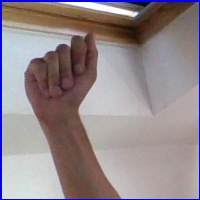
#> input picture input/asl_alphabet_train/A/A1496.jpg, 200 x 200 px, found by its file name; its folder holds only this picture in this run
$ jupyter execute --allow-errors Data_get.ipynb
#> lines starting #> are read from the running program, lines starting #| are printed output that depends on the picture
[cell 1]
import numpy as np
import matplotlib.pyplot as plt
import os
import cv2
from tqdm import tqdm

DATADIR = "C:/Users/apoor/CNN/input/asl_alphabet_train"

CATEGORIES = ["A", "B", "C", "D","del", "E", "F", "G", "H", "I", "J", "K", "L", "M", "N", "nothing", "O", "P", "Q", "R", "S", "space", "T", "U", "V", "W", "X", "Y", "Z"]

[cell 2]
for category in CATEGORIES:  # do dogs and cats
    path = os.path.join(DATADIR,category)  # create path to dogs and cats
    for img in os.listdir(path):  # iterate over each image per dogs and cats
        img_array = cv2.imread(os.path.join(path,img) ,cv2.IMREAD_GRAYSCALE)  # convert to array
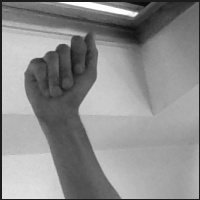
#> img_array: shape (200, 200); min 7, max 255, mean 140.6
        plt.imshow(img_array, cmap='gray')  # graph it
        plt.show()  # display!

        break  # we just want one for now so break
    break

[cell 3]
print(img_array)
#> (printed output is left out)

[cell 4]
print(img_array.shape)
#| (200, 200)

[cell 5]
IMG_SIZE = 150

new_array = cv2.resize(img_array, (IMG_SIZE, IMG_SIZE))
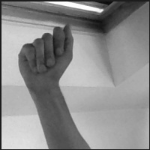
#> new_array: shape (150, 150); min 11, max 255, mean 140.4
plt.imshow(new_array, cmap='gray')
plt.show()

[cell 6]
training_data = []

def create_training_data():
    for category in CATEGORIES:  # do dogs and cats

        path = os.path.join(DATADIR,category)  # create path to dogs and cats
        class_num = CATEGORIES.index(category)  # get the classification  (0 or a 1). 0=dog 1=cat

        for img in tqdm(os.listdir(path)):  # iterate over each image per dogs and cats
            try:
                img_array = cv2.imread(os.path.join(path,img) ,cv2.IMREAD_GRAYSCALE)  # convert to array
                new_array = cv2.resize(img_array, (IMG_SIZE, IMG_SIZE))  # resize to normalize data size
                training_data.append([new_array, class_num])  # add this to our training_data
            except Exception as e:  # in the interest in keeping the output clean...
                pass
#> pass 2 of the loop in create_training_data, `for category in CATEGORIES:`:
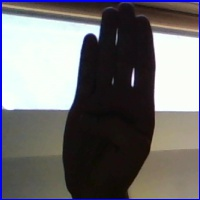
#> input picture input/asl_alphabet_train/B/B2687.jpg, 200 x 200 px, found by its file name
#> in create_training_data, `new_array = cv2.resize(img_array, (IMG_SIZE, IMG_SIZE))`:
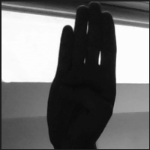
#> new_array: shape (150, 150); min 9, max 255, mean 111.4
            # [4 lines of commented-out code are left out]

#> (the rest of this cell did not finish here and is left out)

[cell 7]
import random

random.shuffle(training_data)

[cell 8]
for sample in training_data[:10]:
    print(sample[1])
#> this loop made 2 passes
#| 0
#| 1

[cell 9]
X = []
y = []

for features,label in training_data:
    X.append(features)
    y.append(label)
#> this loop made 2 passes
#> label on passes 1 to 2: 0, 1
#> after the loop, X = 2 items; y = [0, 1]

print(X[0].reshape(-1, IMG_SIZE, IMG_SIZE, 1))
#> (printed output is left out)

X = np.array(X).reshape(-1, IMG_SIZE, IMG_SIZE, 1)

[cell 10]
import pickle

pickle_out = open("X.pickle","wb")
pickle.dump(X, pickle_out)
pickle_out.close()

pickle_out = open("y.pickle","wb")
pickle.dump(y, pickle_out)
pickle_out.close()

pickle_out = open("train.pickle","wb")
pickle.dump(training_data, pickle_out)
pickle_out.close()

[cell 11]
DATADIR = "C:/Users/apoor/CNN/input/asl_alphabet_test"

CATEGORIES = ["A", "B", "C", "D","del", "E", "F", "G", "H", "I", "J", "K", "L", "M", "N", "nothing", "O", "P", "Q", "R", "S", "space", "T", "U", "V", "W", "X", "Y", "Z"]
IMG_SIZE = 50

testing_data = []

def create_testing_data():
    for category in CATEGORIES:  # do dogs and cats

        path = os.path.join(DATADIR,category)  # create path to dogs and cats
        class_num = CATEGORIES.index(category)  # get the classification  (0 or a 1). 0=dog 1=cat

        for img in tqdm(os.listdir(path)):  # iterate over each image per dogs and cats
            try:
                img_array1 = cv2.imread(os.path.join(path,img) ,cv2.IMREAD_GRAYSCALE)  # convert to array
                new_array1 = cv2.resize(img_array1, (IMG_SIZE, IMG_SIZE))  # resize to normalize data size
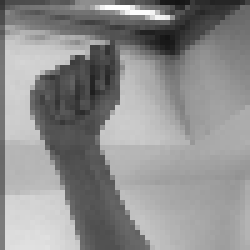
#> new_array1: shape (50, 50) (shown 5 times larger); min 20, max 253, mean 142.1
                testing_data.append([new_array1, class_num])  # add this to our training_data
            except Exception as e:  # in the interest in keeping the output clean...
                pass
#> pass 2 of the loop in create_testing_data, `for category in CATEGORIES:`:
#> in create_testing_data, `new_array1 = cv2.resize(img_array1, (IMG_SIZE, IMG_SIZE))`:
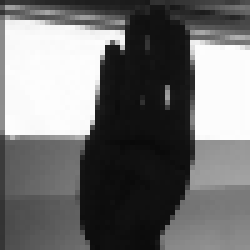
#> new_array1: shape (50, 50) (shown 5 times larger); min 9, max 253, mean 112.5
            # [4 lines of commented-out code are left out]

#> (the rest of this cell did not finish here and is left out)

[cell 12]
import random

random.shuffle(testing_data)

[cell 13]
for sample in testing_data[:10]:
    print(sample[1])

[cell 14]
X_test = []
y_test = []

for features,label in testing_data:
    X_test.append(features)
    y_test.append(label)
#> after the loop, X_test = 2 items; y_test = [0, 1]

print(X_test[0].reshape(-1, IMG_SIZE, IMG_SIZE, 1))
#> (printed output is left out)

X_test = np.array(X_test).reshape(-1, IMG_SIZE, IMG_SIZE, 1)
